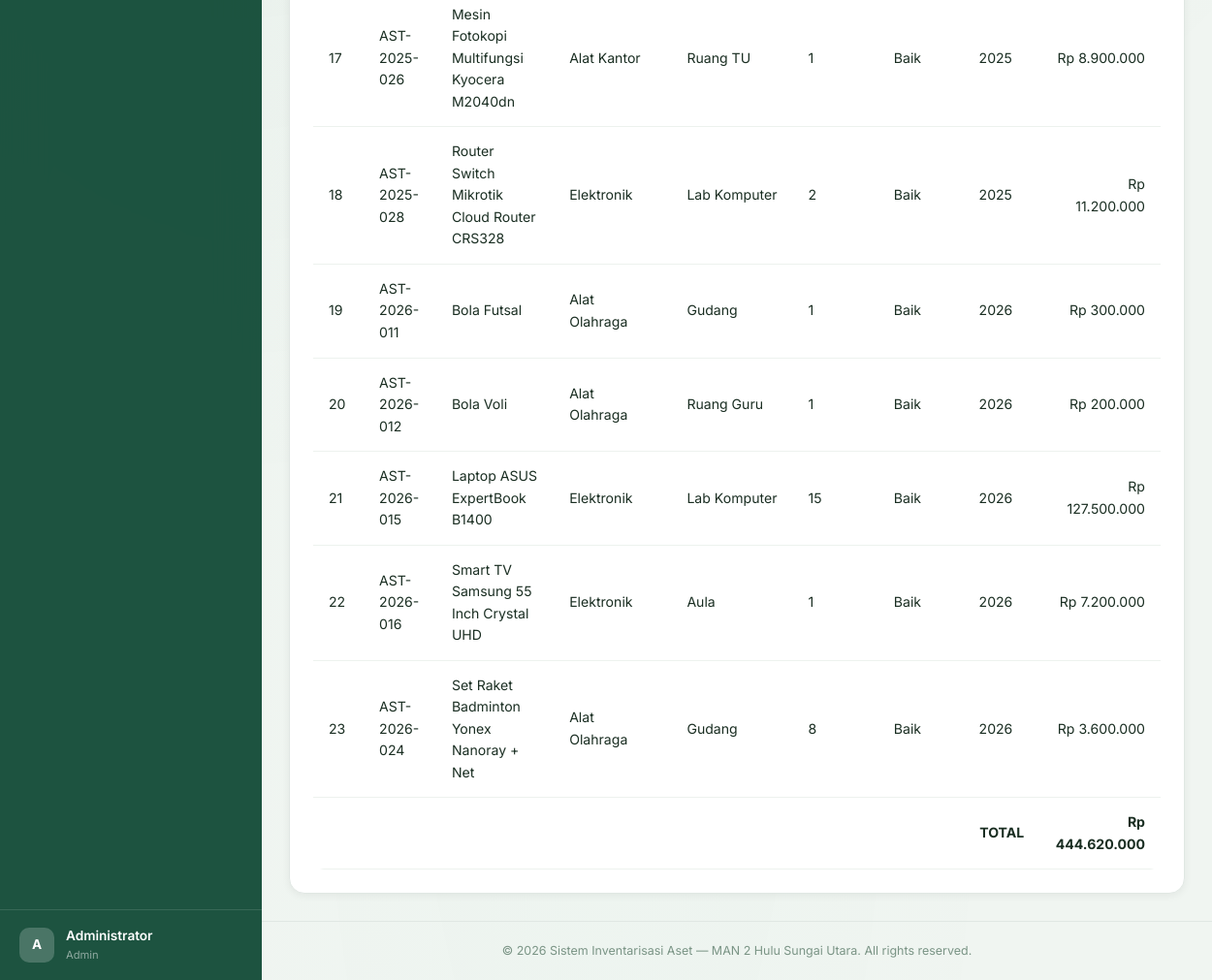
The app's page /pages/laporan/aset_keseluruhan.php (signed in, lower part), older data.
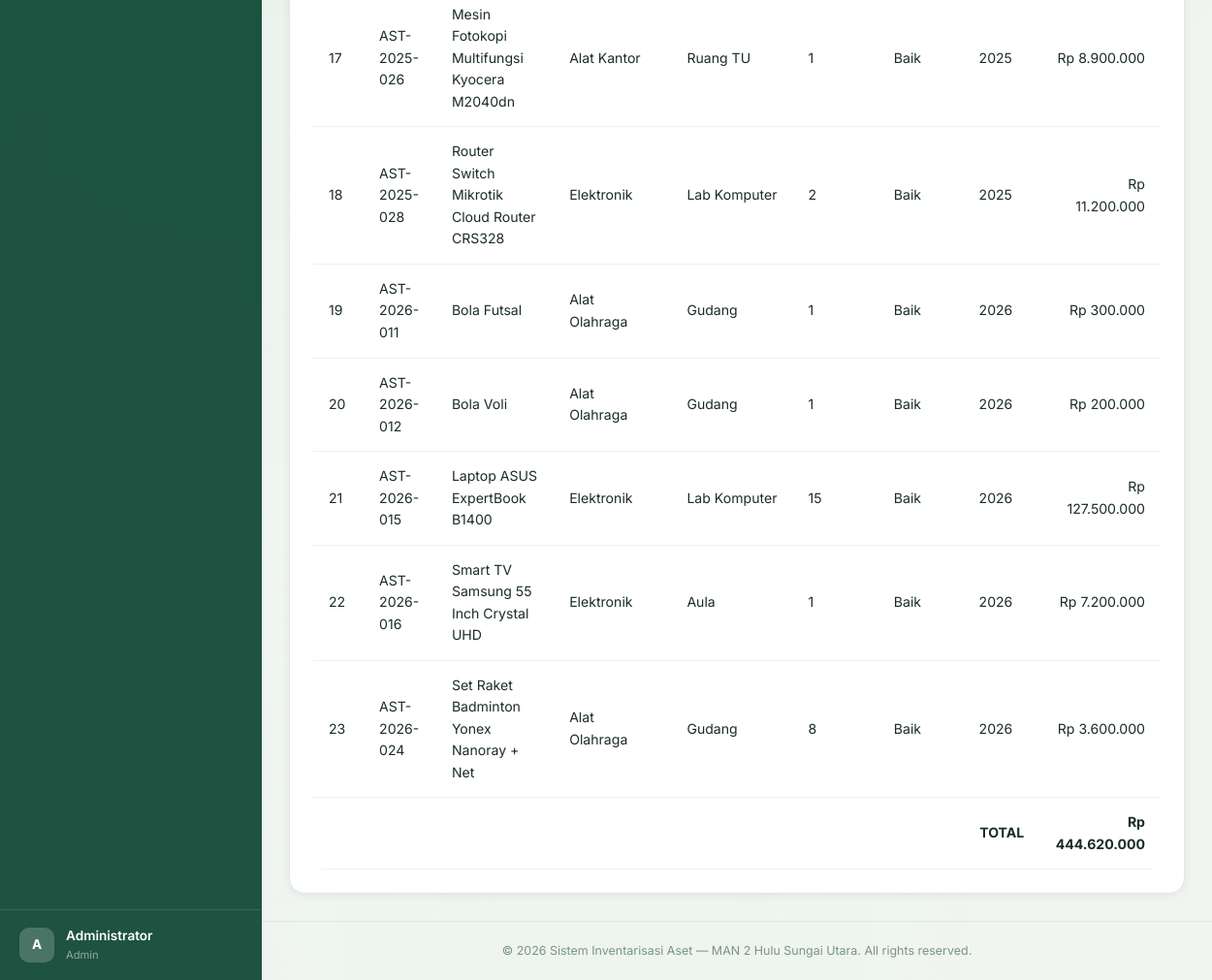
The same page, newer data.
### tables this page shows
CREATE TABLE `aset` (
  `id` int NOT NULL AUTO_INCREMENT,
  `kode_aset` varchar(50) NOT NULL,
  `nama_aset` varchar(150) NOT NULL,
  `id_kategori` int DEFAULT NULL,
  `id_lokasi` int DEFAULT NULL,
  `jumlah` int NOT NULL DEFAULT '1',
  `kondisi` enum('Baik','Rusak Ringan','Rusak Berat') NOT NULL DEFAULT 'Baik',
  `tahun_perolehan` year DEFAULT NULL,
  `nilai_perolehan` decimal(15,2) DEFAULT '0.00',
  `sumber_dana` varchar(100) DEFAULT NULL,
  `gambar` varchar(255) DEFAULT NULL,
  `keterangan` text,
  `qr_code_path` varchar(255) DEFAULT NULL,
  `created_at` timestamp NULL DEFAULT CURRENT_TIMESTAMP,
  `updated_at` timestamp NULL DEFAULT CURRENT_TIMESTAMP ON UPDATE CURRENT_TIMESTAMP,
  `deleted_at` timestamp NULL DEFAULT NULL,
  `bukti_hapus` varchar(255) DEFAULT NULL,
  `status_penghapusan` enum('none','pending','approved') NOT NULL DEFAULT 'none',
  `tgl_pengajuan_hapus` datetime DEFAULT NULL,
  `file_ba_scan` varchar(255) DEFAULT NULL,
  `alasan_hapus` text,
  PRIMARY KEY (`id`),
  UNIQUE KEY `kode_aset` (`kode_aset`),
  KEY `id_kategori` (`id_kategori`),
  KEY `id_lokasi` (`id_lokasi`),
  CONSTRAINT `aset_ibfk_1` FOREIGN KEY (`id_kategori`) REFERENCES `kategori` (`id`) ON DELETE SET NULL,
  CONSTRAINT `aset_ibfk_2` FOREIGN KEY (`id_lokasi`) REFERENCES `lokasi` (`id`) ON DELETE SET NULL
);

CREATE TABLE `lokasi` (
  `id` int NOT NULL AUTO_INCREMENT,
  `nama_lokasi` varchar(100) NOT NULL,
  `keterangan` text,
  `created_at` timestamp NULL DEFAULT CURRENT_TIMESTAMP,
  PRIMARY KEY (`id`)
);

CREATE TABLE `kategori` (
  `id` int NOT NULL AUTO_INCREMENT,
  `nama_kategori` varchar(100) NOT NULL,
  `keterangan` text,
  `created_at` timestamp NULL DEFAULT CURRENT_TIMESTAMP,
  PRIMARY KEY (`id`)
);

### config/database.php (called while the page is built, shortened)
<?php
function formatRupiah($angka) {
    return 'Rp ' . number_format($angka, 0, ',', '.');
}
?>

### pages/laporan/aset_keseluruhan.php (the view, shortened to what this page needs)
<?php
$pdo = getConnection();
$where = "WHERE a.deleted_at IS NULL";
$params = [];
$stmt = $pdo->prepare("SELECT a.*, k.nama_kategori, l.nama_lokasi FROM aset a
    LEFT JOIN kategori k ON a.id_kategori = k.id LEFT JOIN lokasi l ON a.id_lokasi = l.id
    $where ORDER BY a.kode_aset");
$stmt->execute($params);
$data = $stmt->fetchAll();
$totalNilai = 0;
foreach ($data as $d) { $totalNilai += $d['nilai_perolehan'] * $d['jumlah']; }
require_once __DIR__ . '/../../includes/header.php';
require_once __DIR__ . '/../../includes/sidebar.php';
?>
<div class="card animate-fadeInUp"><div class="card-header"><h3>Data Aset (<?= count($data) ?> item) — Total Nilai: <?= formatRupiah($totalNilai) ?></h3></div>
<div class="card-body"><div class="table-wrapper">
    <table><thead><tr><th>No</th><th>Kode</th><th>Nama Aset</th><th>Kategori</th><th>Lokasi</th><th>Jumlah</th><th>Kondisi</th><th>Tahun</th><th>Nilai</th></tr></thead>
    <tbody>
        <?php foreach ($data as $i => $a): ?>
        <tr>
            <td><?= $i+1 ?></td>
            <td><?= htmlspecialchars($a['kode_aset']) ?></td>
            <td><?= htmlspecialchars($a['nama_aset']) ?></td>
            <td><?= htmlspecialchars($a['nama_kategori'] ?? '-') ?></td>
            <td><?= htmlspecialchars($a['nama_lokasi'] ?? '-') ?></td>
            <td><?= $a['jumlah'] ?></td>
            <td><?= htmlspecialchars($a['kondisi']) ?></td>
            <td><?= $a['tahun_perolehan'] ?? '-' ?></td>
            <td style="text-align:right;"><?= formatRupiah($a['nilai_perolehan'] * $a['jumlah']) ?></td>
        </tr>
        <?php endforeach; ?>
        <tr style="font-weight:700;"><td colspan="8" class="text-right">TOTAL</td><td style="text-align:right;"><?= formatRupiah($totalNilai) ?></td></tr>
    </tbody></table>
</div></div></div>
<?php require_once __DIR__ . '/../../includes/footer.php'; ?>

Row changes from the older to the newer data that the page shows:
changed aset "AST-2026-012": id_lokasi.nama_lokasi "Ruang Guru" → "Gudang"
